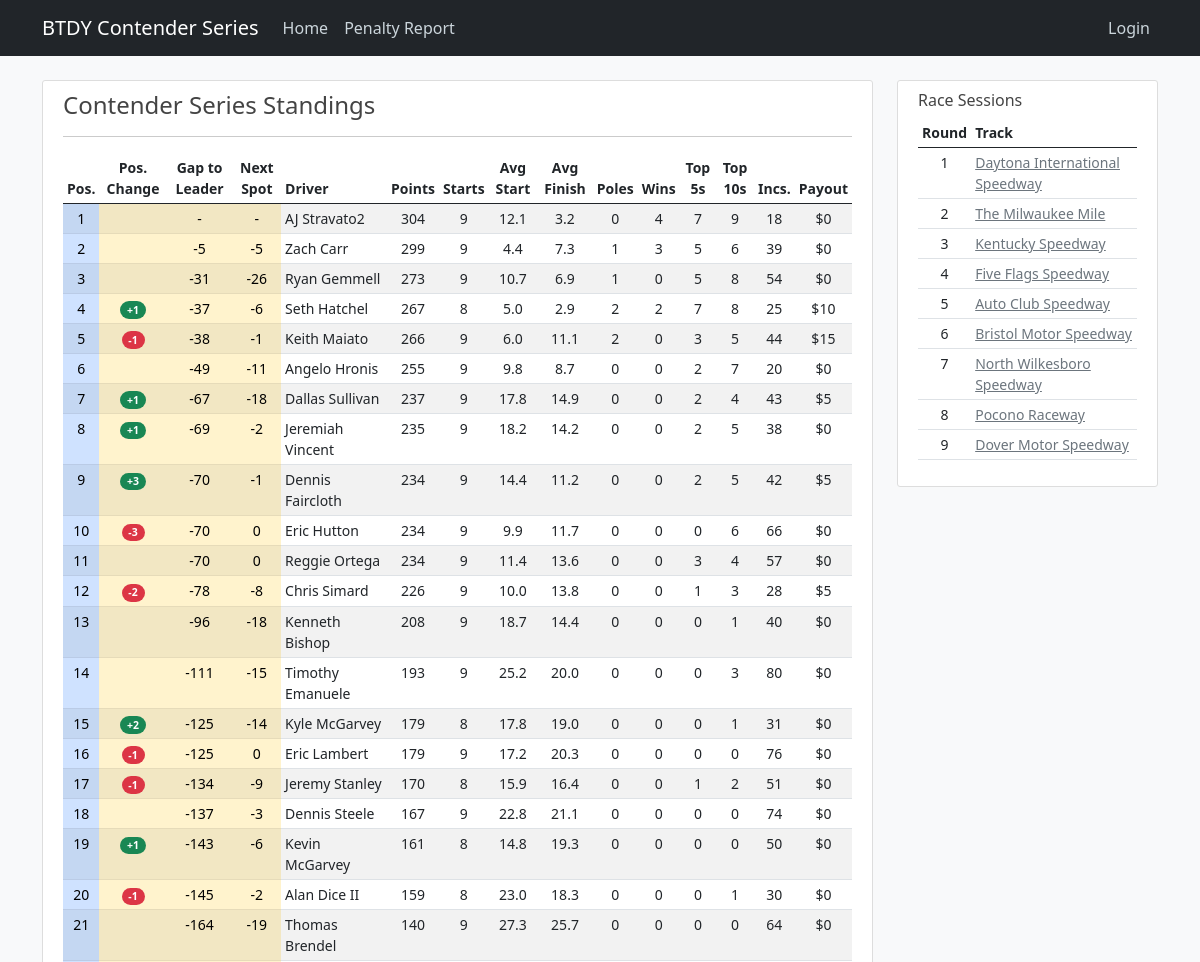
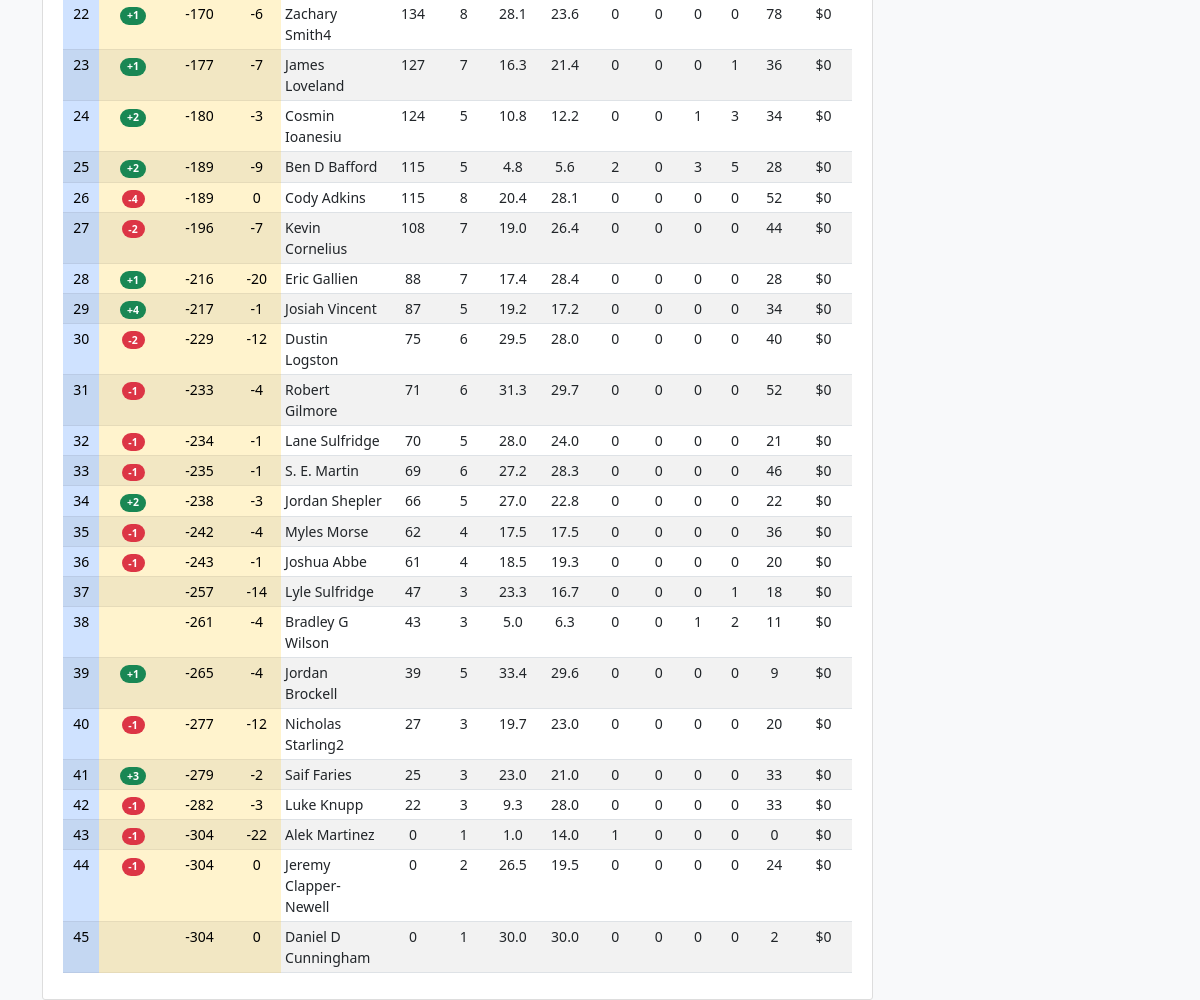
The page / on the database its author committed (2 pictures, top to bottom).
### btdyScraper/models.py (models this page shows)
class points(models.Model):
    driverID = models.IntegerField()
    name = models.CharField(max_length=50)
    startPosition = models.IntegerField()
    finishPosition = models.IntegerField()
    totalLapsLead = models.IntegerField()
    incidents = models.IntegerField()
    finishPoints = models.IntegerField()
    lapsLeadPoints = models.IntegerField()
    mostLapsLeadPoints = models.IntegerField()
    polePoints = models.IntegerField()
    winPoints = models.IntegerField()
    stagePoints = models.IntegerField()
    winFlag = models.IntegerField()
    poleFlag = models.IntegerField()
    stageFlag = models.IntegerField()
    mostLapsLeadFlag = models.IntegerField()
    topFiveFlag = models.IntegerField()
    topTenFlag = models.IntegerField()
    payoutAmount = models.IntegerField()
    subsessionID = models.ForeignKey(raceSession, on_delete=models.CASCADE)
    avgLap = models.IntegerField()
    avgLapFlag = models.IntegerField()
    roundNum = models.IntegerField()
    penalty = models.IntegerField(default=0)
    totalPoints = models.IntegerField(default=0)
    lapsComp = models.IntegerField(default=0)
    penaltyNotes = models.TextField()
    bonusNotes = models.TextField()

class raceSession(models.Model):
    subsessionID = models.IntegerField(primary_key=True)
    raceDate = models.CharField(max_length=10)
    trackID = models.IntegerField()
    trackName = models.CharField(max_length=100)
    leadChanges = models.IntegerField()
    totalCautions = models.IntegerField()
    cautionLaps = models.IntegerField()
    greenLaps = models.IntegerField()
    totalLaps = models.IntegerField()
    series = models.CharField(max_length=50)
    season = models.IntegerField()
    roundNum = models.IntegerField()

### btdyScraper/views.py (the view, shortened to what this page needs)
# urls.py: path('', views.home, name='btdyScraper-home'),
def home(request):
    maxRound = points.objects.aggregate(Max('roundNum')).get('roundNum__max')
    if(maxRound is None):
        context = {
            'sessions':"No Races Yet!",
            'seasonStandings':"No Races Yet!",
        }
        return render(request, 'home.html', context)
    else:
        prevRound = maxRound - 1
        sessionPoints = (
            points.objects.values('name')
            .annotate(
                totalPoints = Sum('totalPoints'),
                starts = Count('startPosition'),
                avgStart = Avg('startPosition'),
                avgFinish = Avg('finishPosition'),
                poles = Sum('poleFlag'),
                wins = Sum('winFlag'),
                top5s = Sum('topFiveFlag'),
                top10s = Sum('topTenFlag'),
                incidents = Sum('incidents'),
                payout = Sum('payoutAmount')
            )
            .order_by('-totalPoints', 'avgFinish')
        )
        prevSession = (
            points.objects
            .values('name')
            .filter(roundNum__lte = prevRound)
            .annotate(
                totalPoints = Sum('totalPoints'),
                avgFinish = Avg('finishPosition')
            )
            .order_by('-totalPoints', 'avgFinish')
        )
        seasonStandings = sessionStandings(sessionPoints, prevSession)
        context = {
            'sessions':raceSession.objects.all(),
            'seasonStandings':seasonStandings,
            'maxRound': maxRound
        }
        return render(request, 'home.html', context)

### btdyScraper/templates/home.html (shortened to what this page needs)
{% extends "base.html" %}
{% block content %}
    <div class="col-md-9">
        <div class="content-section">
            <h4>Contender Series Standings</h4>
            <hr />
            {% if seasonStandings != "No Races Yet!" %}
            <table class="table table-sm table-striped small">
                <thead>
                    <tr>
                        <th class="text-center">Pos.</th>
                        <th class="text-center">Pos. Change</th>
                        <th class="text-center">Gap to Leader</th>
                        <th class="text-center">Next Spot</th>
                        <th>Driver</th>
                        <th class="text-center">Points</th>
                        <th class="text-center">Starts</th>
                        <th class="text-center">Avg Start</th>
                        <th class="text-center">Avg Finish</th>
                        <th class="text-center">Poles</th>
                        <th class="text-center">Wins</th>
                        <th class="text-center">Top 5s</th>
                        <th class="text-center">Top 10s</th>
                        <th class="text-center">Incs.</th>
                        <th class="text-center">Payout</th>
                    </tr>
                </thead>
                {% for driver in seasonStandings %}
                    <tr>
                        <td class="text-center table-primary">{{ driver.position }}</td>
                        <td class="text-center table-warning">
                            {% if driver.posChange > 0 %}
                                <span class="badge rounded-pill bg-success">+{{ driver.posChange }}</span>
                            {% elif driver.posChange < 0 %}
                                <span class="badge rounded-pill bg-danger">{{ driver.posChange }}</span>
                            {% endif %}
                        </td>
                        <td class="text-center table-warning">
                            {% if driver.gapToLeader == 0 %}
                                -
                            {% else %}
                                {{ driver.gapToLeader }}
                            {% endif %}
                        </td>
                        <td class="text-center table-warning">
                            {% if driver.position == 1 %}
                                -
                            {% else %}
                                {{ driver.gapToNext }}
                            {% endif %}
                        </td>
                        <td>{{ driver.name }}</td>
                        <td class="text-center">{{ driver.totalPoints }}</td>
                        <td class="text-center">{{ driver.starts }}</td>
                        <td class="text-center">{{ driver.avgStart|floatformat:1 }}</td>
                        <td class="text-center">{{ driver.avgFinish|floatformat:1 }}</td>
                        <td class="text-center">{{ driver.poles }}</td>
                        <td class="text-center">{{ driver.wins }}</td>
                        <td class="text-center">{{ driver.top5s }}</td>
                        <td class="text-center">{{ driver.top10s }}</td>
                        <td class="text-center">{{ driver.incidents }}</td>
                        <td class="text-center">${{ driver.payout }}</td>
                    </tr>
                {% endfor %}
            </table>
        {% else %}
            <h3>{{ seasonStandings }}</h3>
        {% endif %}
        </div>
    </div>
{% endblock content %}
{% block sidebar %}
    <div class="col-md-3">
        <div class="content-section">
            <h6>Race Sessions</h6>
            <table class="table table-sm small">
                <thead>
                    <tr>
                        <th>Round</th>
                        <th>Track</th>
                    </tr>
                </thead>
                {% if sessions != "No Races Yet!"%}
                    {% for session in sessions %}
                        <tr>
                            <td class="text-center">{{ session.roundNum }}</td>
                            <td><a class="link-secondary" href="{% url 'btdyScraper-session' session.subsessionID %}">{{ session.trackName }}</a></td>
                        </tr>
                    {% endfor %}
                {% else %}
                    <tr>
                        <td>{{ sessions }}</td>
                    </tr>
                {% endif %}
            </table>
        </div>
    </div>
{% endblock sidebar %}

### btdyScraper/templates/base.html (shortened to what this page needs)
{% load static %}
<!DOCTYPE html>
<html lang="en">
    <head>
        <link href="https://cdn.jsdelivr.net/npm/bootstrap@5.0.2/dist/css/bootstrap.min.css" rel="stylesheet">
        <link rel="stylesheet" type="text/css" href="{% static 'main.css' %}">
    </head>
    <body class="bg-light">
        <header class="site-header">
            <nav class="navbar navbar-expand-sm navbar-dark bg-dark fixed-top">
                <div class="container">
                    <a class="navbar-brand mr-4" href="{% url 'btdyScraper-home' %}">BTDY Contender Series</a>
                    <div class="collapse navbar-collapse" id="navbarToggle">
                        <div class="navbar-nav mr-auto">
                            <a class="nav-item nav-link" href="{% url 'btdyScraper-home' %}">Home</a>
                            <a class="nav-item nav-link" href="{% url 'btdyScraper-penalty' %}">Penalty Report</a>
                        </div>
                        <div class="navbar-nav ms-auto">
                            {% if user.is_authenticated %}
                                <a class="nav-item nav-link" href="{% url 'btdyScraper-add' %}">Add a Race</a>
                                <a class="nav-item nav-link" href="{% url 'logout' %}">Logout</a>
                            {% else %}
                                <a class="nav-item nav-link" href="{% url 'login' %}">Login</a>
                            {% endif %}
                        </div>
                    </div>
                </div>
            </nav>
        </header>
        <main role="main" class="container">
            <div class="row">
                {% block content %}{% endblock %}
                {% block sidebar %}{% endblock %}
            </div>
        </main>
    </body>
</html>

### btdyScraper/static/main.css (style rules this page uses)
body { background: #fafafa; color: #333333; margin-top: 5rem; }
h1, h2, h3, h4, h5, h6 { color: #444444; }
.site-header .navbar-nav .nav-link { color: #cbd5db; }
.content-section { background: #ffffff; padding: 10px 20px; border: 1px solid #dddddd; border-radius: 3px; margin-bottom: 20px; }

### rows shown on the page
points: position "45", gapToLeader "-304", gapToNext "0", name "Daniel D Cunningham", totalPoints "0", starts "1", avgStart "30.0", avgFinish "30.0", poles "0", wins "0", top5s "0", top10s "0", incidents "2", payout "0"
raceSession: roundNum "1", trackName "Daytona International Speedway"
raceSession: roundNum "2", trackName "The Milwaukee Mile"
raceSession: roundNum "3", trackName "Kentucky Speedway"
raceSession: roundNum "4", trackName "Five Flags Speedway"
raceSession: roundNum "5", trackName "Auto Club Speedway"
raceSession: roundNum "6", trackName "Bristol Motor Speedway"
raceSession: roundNum "7", trackName "North Wilkesboro Speedway"
raceSession: roundNum "8", trackName "Pocono Raceway"
raceSession: roundNum "9", trackName "Dover Motor Speedway"

### other values the page prints
{{ driver.position }} "1" "2" "3" "4" "5" "6" "7" "8" "9" "10" "11" "12" "13" "14" "15" "16" "17" "18" "19" "20" "21" "22" "23" "24" "25" "26" "27" "28" "29" "30" "31" "32" "33" "34" "35" "36" "37" "38" "39" "40" "41" "42" "43" "44"
{{ driver.name }} "AJ Stravato2" "Zach Carr" "Ryan Gemmell" "Seth Hatchel" "Keith Maiato" "Angelo Hronis" "Dallas Sullivan" "Jeremiah Vincent" "Dennis Faircloth" "Eric Hutton" "Reggie Ortega" "Chris Simard" "Kenneth Bishop" "Timothy Emanuele" "Kyle McGarvey" "Eric Lambert" "Jeremy Stanley" "Dennis Steele" "Kevin McGarvey" "Alan Dice II" "Thomas Brendel" "Zachary Smith4" "James Loveland" "Cosmin Ioanesiu" "Ben D Bafford" "Cody Adkins" "Kevin Cornelius" "Eric Gallien" "Josiah Vincent" "Dustin Logston" "Robert Gilmore" "Lane Sulfridge" "S. E. Martin" "Jordan Shepler" "Myles Morse" "Joshua Abbe" "Lyle Sulfridge" "Bradley G Wilson" "Jordan Brockell" "Nicholas Starling2" "Saif Faries" "Luke Knupp" "Alek Martinez" "Jeremy Clapper-Newell"
{{ driver.totalPoints }} "304" "299" "273" "267" "266" "255" "237" "235" "234" "234" "234" "226" "208" "193" "179" "179" "170" "167" "161" "159" "140" "134" "127" "124" "115" "115" "108" "88" "87" "75" "71" "70" "69" "66" "62" "61" "47" "43" "39" "27" "25" "22" "0" "0"
{{ driver.starts }} "9" "9" "9" "8" "9" "9" "9" "9" "9" "9" "9" "9" "9" "9" "8" "9" "8" "9" "8" "8" "9" "8" "7" "5" "5" "8" "7" "7" "5" "6" "6" "5" "6" "5" "4" "4" "3" "3" "5" "3" "3" "3" "1" "2"
{{ driver.avgStart|floatformat:1 }} "12.1" "4.4" "10.7" "5.0" "6.0" "9.8" "17.8" "18.2" "14.4" "9.9" "11.4" "10.0" "18.7" "25.2" "17.8" "17.2" "15.9" "22.8" "14.8" "23.0" "27.3" "28.1" "16.3" "10.8" "4.8" "20.4" "19.0" "17.4" "19.2" "29.5" "31.3" "28.0" "27.2" "27.0" "17.5" "18.5" "23.3" "5.0" "33.4" "19.7" "23.0" "9.3" "1.0" "26.5"
{{ driver.avgFinish|floatformat:1 }} "3.2" "7.3" "6.9" "2.9" "11.1" "8.7" "14.9" "14.2" "11.2" "11.7" "13.6" "13.8" "14.4" "20.0" "19.0" "20.3" "16.4" "21.1" "19.3" "18.3" "25.7" "23.6" "21.4" "12.2" "5.6" "28.1" "26.4" "28.4" "17.2" "28.0" "29.7" "24.0" "28.3" "22.8" "17.5" "19.3" "16.7" "6.3" "29.6" "23.0" "21.0" "28.0" "14.0" "19.5"
{{ driver.poles }} "0" "1" "1" "2" "2" "0" "0" "0" "0" "0" "0" "0" "0" "0" "0" "0" "0" "0" "0" "0" "0" "0" "0" "0" "2" "0" "0" "0" "0" "0" "0" "0" "0" "0" "0" "0" "0" "0" "0" "0" "0" "0" "1" "0"
{{ driver.wins }} "4" "3" "0" "2" "0" "0" "0" "0" "0" "0" "0" "0" "0" "0" "0" "0" "0" "0" "0" "0" "0" "0" "0" "0" "0" "0" "0" "0" "0" "0" "0" "0" "0" "0" "0" "0" "0" "0" "0" "0" "0" "0" "0" "0"
{{ driver.top5s }} "7" "5" "5" "7" "3" "2" "2" "2" "2" "0" "3" "1" "0" "0" "0" "0" "1" "0" "0" "0" "0" "0" "0" "1" "3" "0" "0" "0" "0" "0" "0" "0" "0" "0" "0" "0" "0" "1" "0" "0" "0" "0" "0" "0"
{{ driver.top10s }} "9" "6" "8" "8" "5" "7" "4" "5" "5" "6" "4" "3" "1" "3" "1" "0" "2" "0" "0" "1" "0" "0" "1" "3" "5" "0" "0" "0" "0" "0" "0" "0" "0" "0" "0" "0" "1" "2" "0" "0" "0" "0" "0" "0"
{{ driver.incidents }} "18" "39" "54" "25" "44" "20" "43" "38" "42" "66" "57" "28" "40" "80" "31" "76" "51" "74" "50" "30" "64" "78" "36" "34" "28" "52" "44" "28" "34" "40" "52" "21" "46" "22" "36" "20" "18" "11" "9" "20" "33" "33" "0" "24"
{{ driver.payout }} "0" "0" "0" "10" "15" "0" "5" "0" "5" "0" "0" "5" "0" "0" "0" "0" "0" "0" "0" "0" "0" "0" "0" "0" "0" "0" "0" "0" "0" "0" "0" "0" "0" "0" "0" "0" "0" "0" "0" "0" "0" "0" "0" "0"
{{ driver.gapToLeader }} "-5" "-31" "-37" "-38" "-49" "-67" "-69" "-70" "-70" "-70" "-78" "-96" "-111" "-125" "-125" "-134" "-137" "-143" "-145" "-164" "-170" "-177" "-180" "-189" "-189" "-196" "-216" "-217" "-229" "-233" "-234" "-235" "-238" "-242" "-243" "-257" "-261" "-265" "-277" "-279" "-282" "-304" "-304"
{{ driver.gapToNext }} "-5" "-26" "-6" "-1" "-11" "-18" "-2" "-1" "0" "0" "-8" "-18" "-15" "-14" "0" "-9" "-3" "-6" "-2" "-19" "-6" "-7" "-3" "-9" "0" "-7" "-20" "-1" "-12" "-4" "-1" "-1" "-3" "-4" "-1" "-14" "-4" "-4" "-12" "-2" "-3" "-22" "0"
{{ driver.posChange }} "1" "1" "1" "3" "2" "1" "1" "1" "2" "2" "1" "4" "2" "1" "3"
